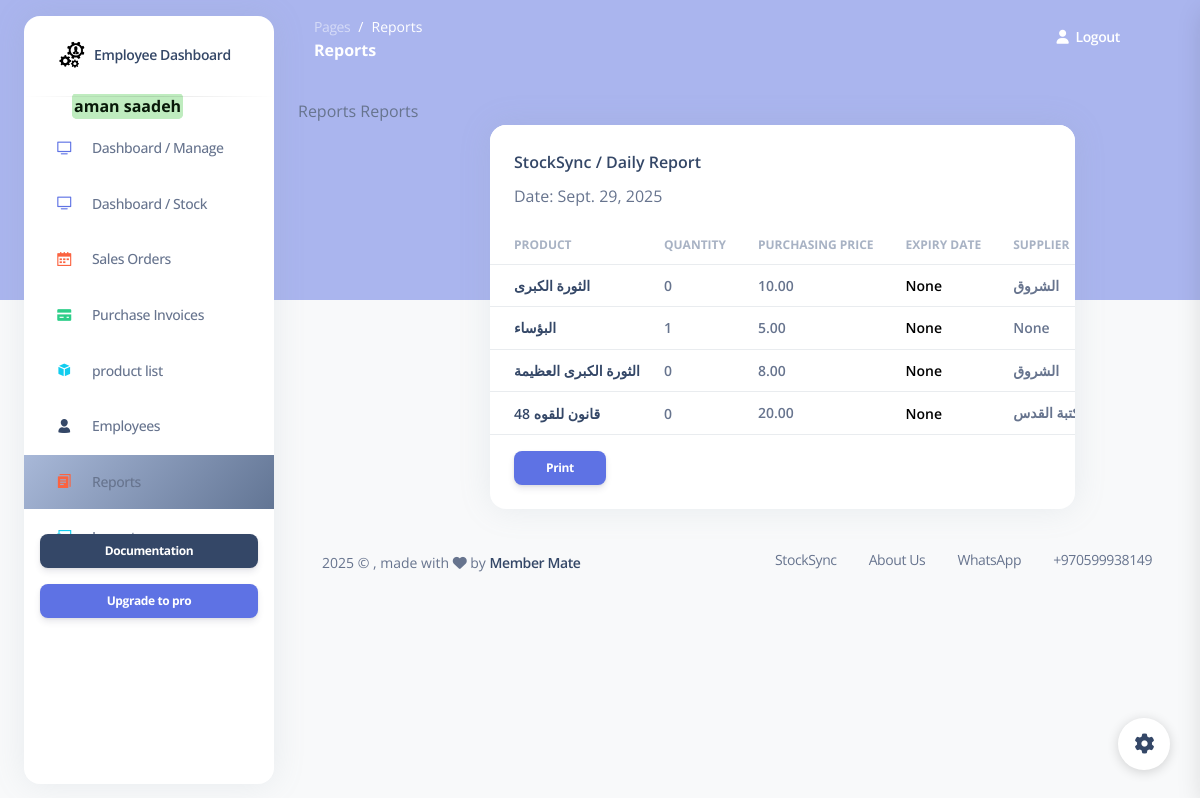
The page /employee_reports (signed in) on the database as committed earlier.
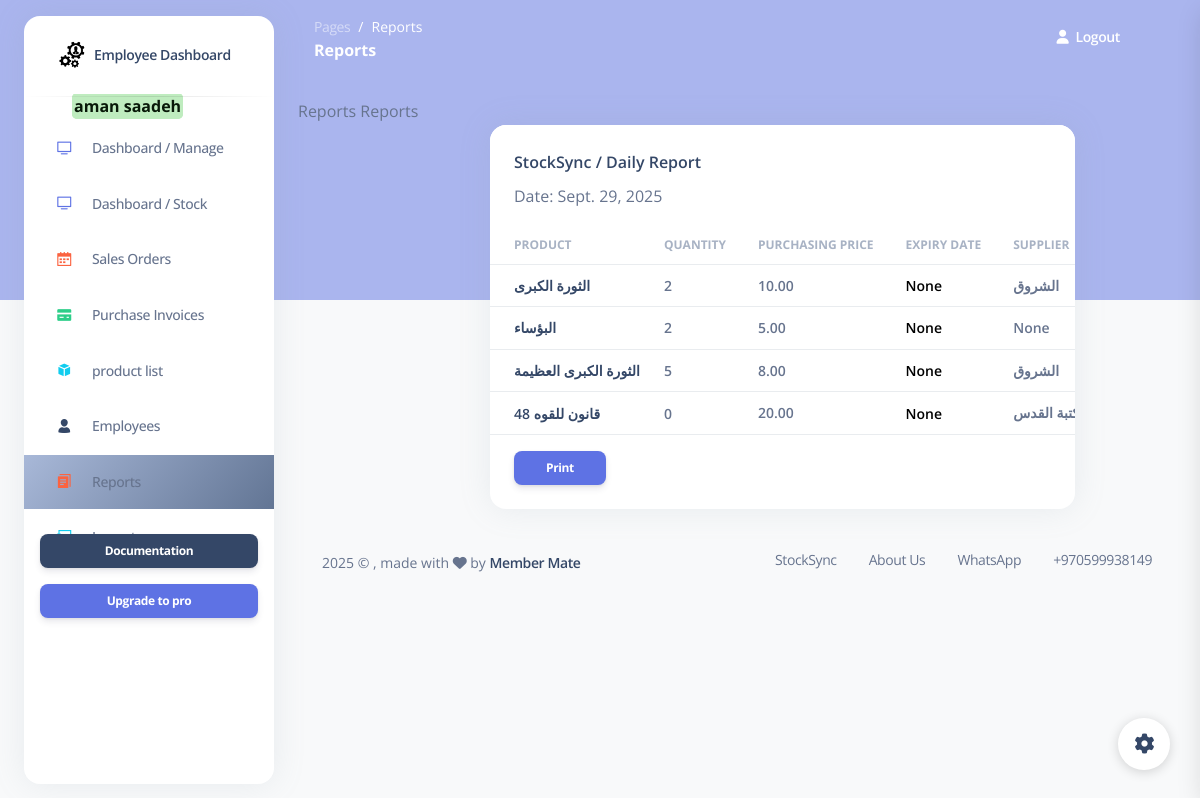
The same page on the database as committed later.
### my_app/models.py (models this page shows, shortened)
class Product(models.Model):
    product_name = models.CharField(max_length=255)
    quantity = models.IntegerField( default = 0  ) #stock_quantity
    purchasing_price = models.DecimalField(max_digits=6, decimal_places=2) # 999999.99
    sale_price = models.DecimalField(max_digits=6, decimal_places=2, null=True , blank=True) # 999999.99
    category = models.CharField(max_length=100, blank=True, null=True)
    expiry_date  = models.DateField(blank=True, null=True)
    supplier = models.CharField(max_length=255,blank=True, null=True)  # Supplier NAME
    employee = models.ForeignKey(Employee , related_name="products", on_delete=models.CASCADE , null=True, blank=True) # RESTRICT  deleted >>  dont delete the item or ( default="Default", on_delete=models.SET_DEFAULT)
    created_at = models.DateTimeField(auto_now_add=True)
    updated_at = models.DateTimeField(auto_now=True)
    objects = ProductManager()

### my_app/views.py (the view)
# urls.py: path('employee_reports', views.display_employee_reports),
def display_employee_reports(request):
    context = {
        'products': models.get_all_products(),
        'today': datetime.date.today(),
        'expiry_range': datetime.date.today() + timedelta(days=6*30),
        'employee': models.get_employee_by_id(request.session['employee_id'])
    }
    return render (request, 'employee_reports.html', context)

### my_app/models.py (called while the page is built)
def get_employee_by_id(id):
    return Employee.objects.get(id=id)

def get_all_products():
    return Product.objects.all()

### my_app/templates/employee_reports.html (shortened to what this page needs)
{% extends 'layouts/base.html' %}
{% block content %}
            {% block page_name %} Reports{% endblock %}
            {% block page_name2 %}Reports {% endblock %}
<div class="col-8 ms-10">
  <div class="card mb-4" id="printableTable">
    <div class="card-header pb-0">
        <h6>StockSync / Daily Report</h6>
        <p>Date: {{today}}</p>
    </div>
    <div class="card-body px-0 pt-0 pb-2 ">
      <div class="table table-responsive p-0 ">
        <table class="table align-items-center justify-content-center mb-0" >
          <thead>
            <tr>
              <th class="text-uppercase text-secondary text-xs font-weight-bolder opacity-7">Product </th>
              <th class="text-uppercase text-secondary text-xs font-weight-bolder opacity-7 ps-2">Quantity</th>
              <th class="text-uppercase text-secondary text-xs font-weight-bolder opacity-7 ps-2">Purchasing Price</th>
              <th class="text-uppercase text-secondary text-xs font-weight-bolder  opacity-7 ps-2">Expiry Date</th>
              <th class="text-uppercase text-secondary text-xs font-weight-bolder  opacity-7 ps-2">Supplier</th>
            </tr>
          </thead>
          <tbody>
            {% for product in products %}
            <tr>
              <td>
                <div class="d-flex px-2">
                  <div class="my-auto">
                    <h6 class="mb-0 text-sm ms-2"> {{product.product_name}} </h6>
                  </div>
                </div>
              </td>
              <td>
                <p class="text-sm font-weight-bold mb-0"> {{product.quantity}} </p>
              </td>
              <td>
                <span class="text-sm font-weight-bold">{{product.purchasing_price}}</span>
              </td>
              <td >
                {% if product.expiry_date < expiry_range %}
                <p class="text-sm font-weight-bold mb-0" style="color: red;"> {{product.expiry_date}} </p>
                {% else %}
                <p class="text-sm font-weight-bold mb-0" style="color: black;"> {{product.expiry_date}} </p>
                {% endif %}
              </td>
              <td>
                <span class="text-sm font-weight-bold">{{product.supplier}}</span>
              </td>
            </tr>
            {%endfor%}
          </tbody>
        </table>
      </div>
      <button class="no-print btn btn-primary btn-sm ms-4" onclick="printTable()">Print</button>
    </div>
  </div>
</div>
{% endblock content %}

Rows that differ between the two databases and show on the page:
changed Product "الثورة الكبرى": quantity "0" → "2"
changed Product "البؤساء": quantity "1" → "2"
changed Product "الثورة الكبرى العظيمة": quantity "0" → "5"
